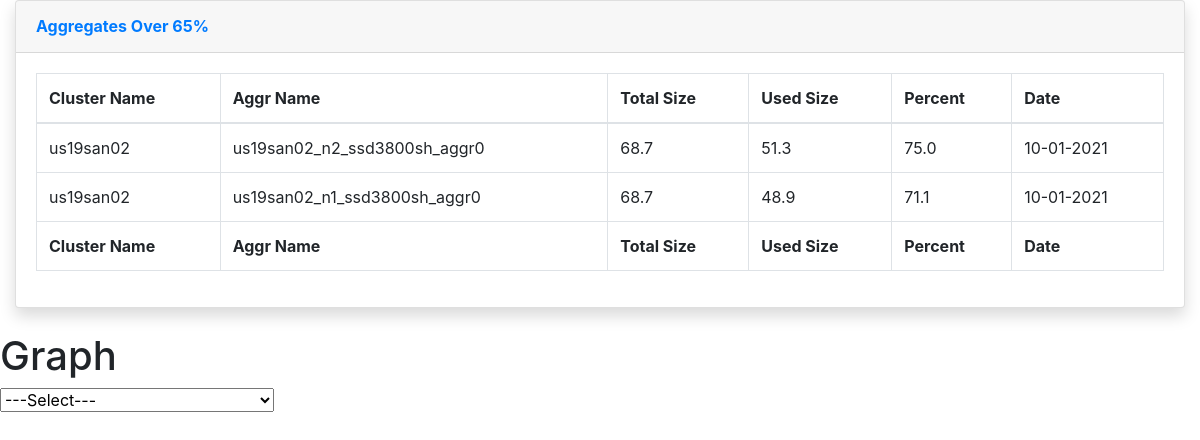
The page / on the database its author committed.
### app.py (models this page shows)
class unifiedmanager(db.Model):
    id = db.Column(db.Integer, primary_key=True)
    cluster_name = db.Column(db.TEXT(255))
    aggr_name = db.Column(db.TEXT(255))
    total_size = db.Column(db.TEXT(255))
    used_size = db.Column(db.TEXT(255))
    percent = db.Column(db.TEXT(255))
    date = db.Column(db.TEXT(255))

### app.py (the view)
@app.route('/')
def todayhigher65():
    dt = datetime.datetime.now()
    dt_string = '10-01-2021'
    results = db.session.query().with_entities(unifiedmanager.cluster_name,unifiedmanager.aggr_name,\
        unifiedmanager.total_size,unifiedmanager.used_size,unifiedmanager.percent,unifiedmanager.date)\
            .filter(unifiedmanager.date==dt_string).filter(unifiedmanager.percent>='65').all()
    context = {
        'results' : results
    }
    return render_template('index.html', **context)

### templates/index.html (shortened to what this page needs)
<!DOCTYPE html>
<html lang="en">
    <link rel="stylesheet" href="https://stackpath.bootstrapcdn.com/bootstrap/4.5.2/css/bootstrap.min.css">
<head>
</head>
<body>
       <div class="container-fluid">
        <div class="card shadow mb-4">
          <div class="card-header py-3">
            <h6 class="m-0 font-weight-bold text-primary">Aggregates Over 65%</h6>
          </div>
          <div class="card-body">
            <div class="table-responsive">
              <table class="table table-bordered" id="dataTable" width="100%" cellspacing="0">
                <thead>
                  <tr>
                    <th>Cluster Name</th>
                    <th>Aggr Name</th>
                    <th>Total Size</th>
                    <th>Used Size</th>
                    <th>Percent</th>
                    <th>Date</th>
                  </tr>
                </thead>
                <tfoot>
                  <tr>
                    <th>Cluster Name</th>
                    <th>Aggr Name</th>
                    <th>Total Size</th>
                    <th>Used Size</th>
                    <th>Percent</th>
                    <th>Date</th>
                  </tr>
                </tfoot>
                <tbody>
                  {% for result in results %}
                  <tr>
                    <td>{{ result.cluster_name }}</td>
                    <td>{{ result.aggr_name }}</td>
                    <td>{{ result.total_size }}</td>
                    <td>{{ result.used_size }}</td>
                    <td>{{ result.percent }}</td>
                    <td>{{ result.date }}</td>
                  </tr>
                  {% endfor %}
                </tbody>
              </table>
            </div>
          </div>
        </div>
      </div>
      <h1>Graph</h1>
      <select id="aggr-select">
        <option value="select">---Select---</option>
    </select>
</body>
</html>

### templates/index.html (style rules this page uses)
.table-responsive { -sm|-md|-lg|-xl }

### rows shown on the page
unifiedmanager: cluster_name "us19san02", aggr_name "us19san02_n2_ssd3800sh_aggr0", total_size "68.7", used_size "51.3", percent "75.0", date "10-01-2021"
unifiedmanager: cluster_name "us19san02", aggr_name "us19san02_n1_ssd3800sh_aggr0", total_size "68.7", used_size "48.9", percent "71.1", date "10-01-2021"
